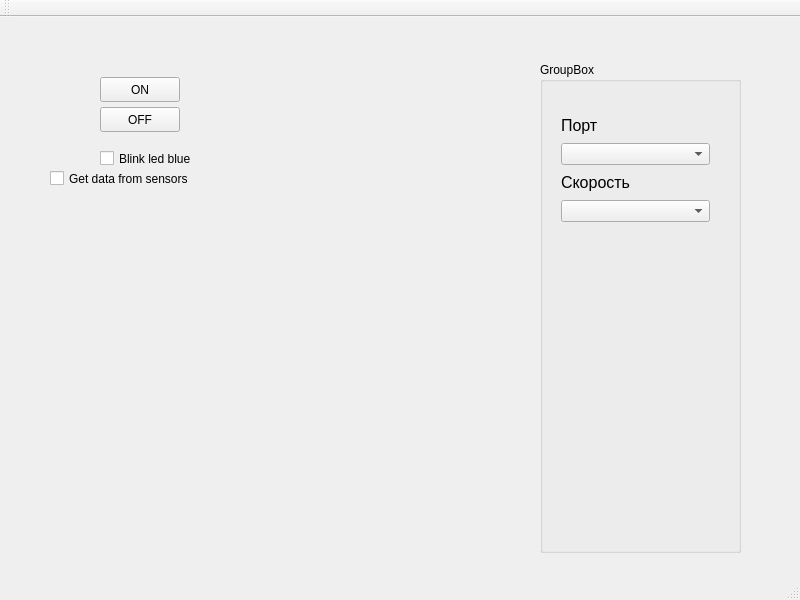
<?xml version="1.0" encoding="UTF-8"?>
<ui version="4.0">
 <class>MainWindow</class>
 <widget class="QMainWindow" name="MainWindow">
  <property name="geometry">
   <rect>
    <x>0</x>
    <y>0</y>
    <width>800</width>
    <height>600</height>
   </rect>
  </property>
  <property name="windowTitle">
   <string>MainWindow</string>
  </property>
  <widget class="QWidget" name="centralWidget">
   <widget class="QPushButton" name="btnOn">
    <property name="geometry">
     <rect>
      <x>100</x>
      <y>60</y>
      <width>80</width>
      <height>25</height>
     </rect>
    </property>
    <property name="text">
     <string>ON</string>
    </property>
   </widget>
   <widget class="QPushButton" name="btnOff">
    <property name="geometry">
     <rect>
      <x>100</x>
      <y>90</y>
      <width>80</width>
      <height>25</height>
     </rect>
    </property>
    <property name="text">
     <string>OFF</string>
    </property>
   </widget>
   <widget class="QCheckBox" name="chkBlinkBlue">
    <property name="geometry">
     <rect>
      <x>100</x>
      <y>130</y>
      <width>101</width>
      <height>23</height>
     </rect>
    </property>
    <property name="text">
     <string>Blink led blue</string>
    </property>
   </widget>
   <widget class="QCheckBox" name="checkBoxForGetSensorData">
    <property name="geometry">
     <rect>
      <x>50</x>
      <y>150</y>
      <width>151</width>
      <height>23</height>
     </rect>
    </property>
    <property name="text">
     <string>Get data from sensors</string>
    </property>
   </widget>
   <widget class="QGroupBox" name="groupBox">
    <property name="geometry">
     <rect>
      <x>540</x>
      <y>45</y>
      <width>201</width>
      <height>491</height>
     </rect>
    </property>
    <property name="title">
     <string>GroupBox</string>
    </property>
    <widget class="QWidget" name="">
     <property name="geometry">
      <rect>
       <x>10</x>
       <y>40</y>
       <width>171</width>
       <height>131</height>
      </rect>
     </property>
     <layout class="QVBoxLayout" name="verticalLayout">
      <item>
       <widget class="QLabel" name="label">
        <property name="font">
         <font>
          <pointsize>12</pointsize>
         </font>
        </property>
        <property name="text">
         <string>Порт</string>
        </property>
       </widget>
      </item>
      <item>
       <widget class="QComboBox" name="comboBoxPort"/>
      </item>
      <item>
       <widget class="QLabel" name="label_2">
        <property name="font">
         <font>
          <pointsize>12</pointsize>
         </font>
        </property>
        <property name="text">
         <string>Скорость</string>
        </property>
       </widget>
      </item>
      <item>
       <widget class="QComboBox" name="comboBoxSpeed"/>
      </item>
     </layout>
    </widget>
   </widget>
  </widget>
  <widget class="QMenuBar" name="menuBar">
   <property name="geometry">
    <rect>
     <x>0</x>
     <y>0</y>
     <width>800</width>
     <height>22</height>
    </rect>
   </property>
  </widget>
  <widget class="QToolBar" name="mainToolBar">
   <attribute name="toolBarArea">
    <enum>TopToolBarArea</enum>
   </attribute>
   <attribute name="toolBarBreak">
    <bool>false</bool>
   </attribute>
  </widget>
  <widget class="QStatusBar" name="statusBar"/>
 </widget>
 <layoutdefault spacing="6" margin="11"/>
 <resources/>
 <connections/>
</ui>
